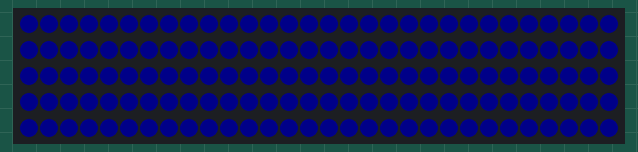
Recording of a sketch running on a simulated Arduino Uno, built with avr-gcc and run on an emulated ATmega328P. On the bench: 150 RGB LEDs in strip order, left to right, continuing on the next row. Dim RGB values are drawn brighter than linear; random numbers use the default seed unless the sketch sets one.

Above: at 6.8 s.
At 17.48 s:
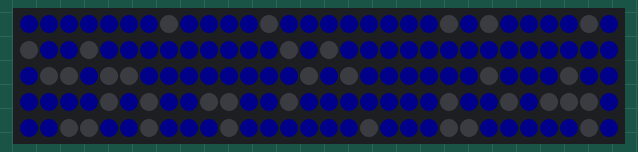
At 21.3 s:
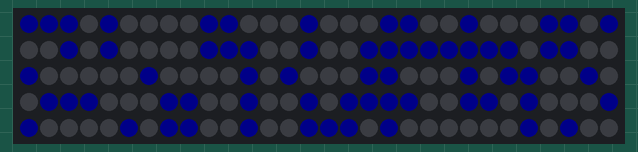
At 25.76 s:
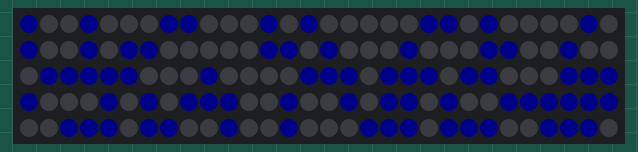
At 30.1 s:
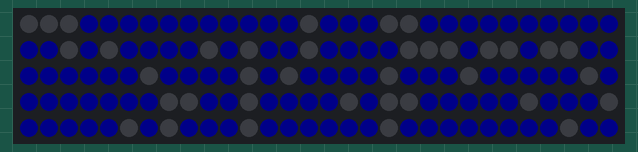
At 38.1 s:
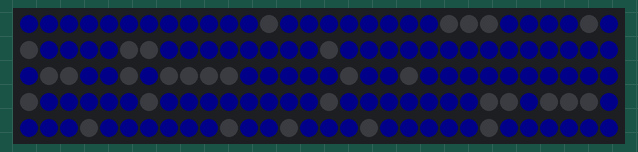

The sketch:

RackLeds.ino
```cpp
#include "FastLED.h"
#include "Blinkenlights.h"

// How many leds in your strip?
#define NUM_LEDS 150

#define DATA_PIN 3


class FastLedImpl {
public:
    CRGB leds[NUM_LEDS];
    inline void init() {
        FastLED.addLeds<NEOPIXEL, DATA_PIN>(leds, NUM_LEDS);
        FastLED.setBrightness(20);
    }
    inline void ledOn(uint8_t idx, CRGB color) {
        leds[idx] = color;
    }
    inline void ledOff(uint8_t idx) {
        leds[idx] = 0x000000;
    }
    inline uint8_t ledState(uint8_t idx) const {
        return (uint8_t)(bool)(leds[idx]);
    }
    inline void refresh() {
        FastLED.show();
    }
};

Blinkenlights<NUM_LEDS, FastLedImpl> blinkenlights;

void setup() {
    random16_set_seed(42);
    blinkenlights.init();
}

int n=0;

void loop() {
    blinkenlights.tick();
}
```

Blinkenlights.h
```cpp
#pragma once

#include <stdint.h>
#include <stdlib.h>

#include "utils.h"

// set to 1 if
#define RECOLOR 0
#define DEBUG 0

struct LedState {
  uint32_t color;
  uint8_t baseState: 1;
  uint8_t isIdle: 1;
  uint8_t isFrequent: 1;
  /// time remaining for next toggle
  int16_t timeLeftOn;
  /// how much longer this LED will be off to simulate a broadcast
  int8_t broadcast;
};

// Color pallete, random chooses from here.
CRGB colors[] = {
  0x008800,
  0x008800,
  0x009900,
  0x008800,
  0x009900,
  0x009900,
  0x999900,
  0xff0000,
  0x000088
};

uint8_t disks[][10] = {
  {12, 11, 10, 9, 8, 7, 6, 5, 4, 3},
  {28, 27, 26, 25, 24, 23, 22, 21, 20, 19},
  {102, 103, 104, 105, 106, 107, 108, 109, 110, 111}
};

template<size_t ledCount, typename LedImpl>
class Blinkenlights {
  public:
    LedImpl p;

    LedState led[ledCount];
    int16_t timeToNextRecolor;

    void tick();
    void randomColors() {
      for (uint8_t i = 0; i < ledCount; ++i) {
        //led[i].color = FL_PGM_READ_DWORD_NEAR(RainbowColors_p + random8(16));
        //led[i].color = colors[random8(sizeof(colors)/sizeof(colors))];
        // if you need to setup 1 single color for the full array
        led[i].color = CRGB::Navy;
        //led[i].color = CRGB::Red;
        //Serial.print(i);
        //Serial.print("\n");
      }
    }

    void init() {
      // Initialization of everything.
      p.init();
      // memset initializes the led array
      memset(led, 0, sizeof(led));
      for (uint8_t i = 0; i < ledCount / 5; ++i) {
        led[random16(0, ledCount)].isIdle = 1;
      }
      for (uint8_t i = 0; i < ledCount / 10; ++i) {
        led[random16(0, ledCount)].isFrequent = 1;
      }
      timeToNextRecolor = 0;
      randomColors();
      Serial.begin(9600);
      if (DEBUG > 0) {
        Serial.print("init");
        for (uint8_t i = 0; i < ledCount; ++i) {
          Serial.print("led: ");
          Serial.print(i);
          Serial.print(" : ");
          Serial.print(led[i].isIdle);
          Serial.print(" / ");
          Serial.print(led[i].isFrequent);
          Serial.print("\n");
        }
      }
    }
};

// TICK is in ms
const uint16_t TICK = 20;

template<size_t ledCount, typename LedImpl>
void Blinkenlights<ledCount, LedImpl>::tick() {
                                      //main method called in the loop.
                                      if (RECOLOR == 1) {
                                        Serial.print("Recoloring");
                                        timeToNextRecolor -= TICK;
                                        if (timeToNextRecolor <= 0) {
                                          randomColors();
                                          timeToNextRecolor = 10000;
                                        }
                                      }

  for (uint8_t i = 0; i < ledCount; ++i) {
    led[i].timeLeftOn -= TICK;

    if (led[i].broadcast > 0) {
      led[i].broadcast -= TICK;
    }

    if (led[i].timeLeftOn < -5000) {
      if (led[i].baseState) {
        led[i].baseState = 0;
        led[i].timeLeftOn = 80;
      } else {
        led[i].baseState = 1;
        led[i].timeLeftOn = (
                              // here we set random times per led type, or assign a random to all equally.
                              //led[i].isFrequent ? random16(50, 80) : // constantly busy
                              //led[i].isIdle ? random16(500, 5000) : // mostly idle
                              //random16(10, 600)
                              random16(1000, 10000)

                            );
      }
    }

    if (led[i].baseState && led[i].broadcast <= 0) {
      p.ledOn(i, led[i].color);
    } else {
      p.ledOff(i);
    }
  }

  p.refresh();
  delay(TICK);
}
```

utils.h
```cpp
#pragma once

#if RL_TARGET_FASTLED

#include "libraries/FastLED/lib8tion.h"

#elif RL_TARGET_ARDUINO

inline uint8_t random8(uint8_t lim) {
    return (uint8_t)random(lim);
}
inline uint8_t random8(uint8_t min, uint8_t lim) {
    return (uint8_t)random(lim, min);
}

#endif
```
